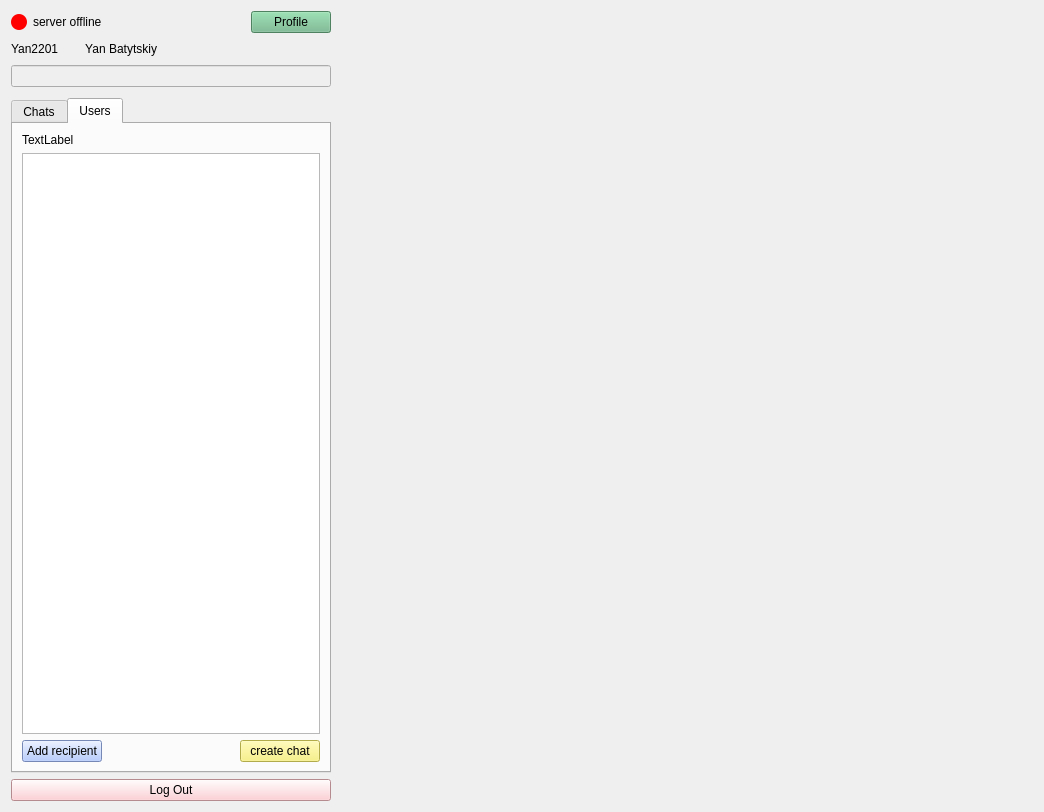
<?xml version="1.0" encoding="UTF-8"?>
<ui version="4.0">
 <class>ScreenMainWork</class>
 <widget class="QWidget" name="ScreenMainWork">
  <property name="geometry">
   <rect>
    <x>0</x>
    <y>0</y>
    <width>1044</width>
    <height>812</height>
   </rect>
  </property>
  <property name="sizePolicy">
   <sizepolicy hsizetype="Expanding" vsizetype="Expanding">
    <horstretch>0</horstretch>
    <verstretch>0</verstretch>
   </sizepolicy>
  </property>
  <property name="windowTitle">
   <string>Shark - 3.0Qt</string>
  </property>
  <layout class="QHBoxLayout" name="horizontalLayout_6" stretch="0,1">
   <item>
    <layout class="QVBoxLayout" name="verticalLayout_2">
     <item>
      <layout class="QHBoxLayout" name="horizontalLayout">
       <item>
        <widget class="QLabel" name="serverStatusLabelRound">
         <property name="sizePolicy">
          <sizepolicy hsizetype="Fixed" vsizetype="Fixed">
           <horstretch>0</horstretch>
           <verstretch>0</verstretch>
          </sizepolicy>
         </property>
         <property name="minimumSize">
          <size>
           <width>16</width>
           <height>16</height>
          </size>
         </property>
         <property name="maximumSize">
          <size>
           <width>16</width>
           <height>16</height>
          </size>
         </property>
         <property name="styleSheet">
          <string notr="true">background-color: red;
border-radius: 8px;</string>
         </property>
         <property name="text">
          <string/>
         </property>
        </widget>
       </item>
       <item>
        <widget class="QLabel" name="serverStatusLabel">
         <property name="sizePolicy">
          <sizepolicy hsizetype="Fixed" vsizetype="Fixed">
           <horstretch>0</horstretch>
           <verstretch>0</verstretch>
          </sizepolicy>
         </property>
         <property name="text">
          <string>server offline</string>
         </property>
        </widget>
       </item>
       <item>
        <spacer name="horizontalSpacer_3">
         <property name="orientation">
          <enum>Qt::Orientation::Horizontal</enum>
         </property>
         <property name="sizeHint" stdset="0">
          <size>
           <width>40</width>
           <height>20</height>
          </size>
         </property>
        </spacer>
       </item>
       <item>
        <widget class="QPushButton" name="ProfilePushButton">
         <property name="styleSheet">
          <string notr="true">background-color: rgb(109, 182, 136);</string>
         </property>
         <property name="text">
          <string>Profile</string>
         </property>
        </widget>
       </item>
      </layout>
     </item>
     <item>
      <layout class="QHBoxLayout" name="horizontalLayout_2">
       <item>
        <widget class="QLabel" name="loginLabel">
         <property name="sizePolicy">
          <sizepolicy hsizetype="Preferred" vsizetype="Fixed">
           <horstretch>0</horstretch>
           <verstretch>0</verstretch>
          </sizepolicy>
         </property>
         <property name="text">
          <string>Yan2201</string>
         </property>
        </widget>
       </item>
       <item>
        <spacer name="horizontalSpacer">
         <property name="orientation">
          <enum>Qt::Orientation::Horizontal</enum>
         </property>
         <property name="sizeType">
          <enum>QSizePolicy::Policy::Fixed</enum>
         </property>
         <property name="sizeHint" stdset="0">
          <size>
           <width>20</width>
           <height>20</height>
          </size>
         </property>
        </spacer>
       </item>
       <item>
        <widget class="QLabel" name="nameLabel">
         <property name="sizePolicy">
          <sizepolicy hsizetype="Preferred" vsizetype="Fixed">
           <horstretch>0</horstretch>
           <verstretch>0</verstretch>
          </sizepolicy>
         </property>
         <property name="text">
          <string>Yan Batytskiy</string>
         </property>
         <property name="alignment">
          <set>Qt::AlignmentFlag::AlignRight|Qt::AlignmentFlag::AlignTrailing|Qt::AlignmentFlag::AlignVCenter</set>
         </property>
        </widget>
       </item>
       <item>
        <spacer name="horizontalSpacer_5">
         <property name="orientation">
          <enum>Qt::Orientation::Horizontal</enum>
         </property>
         <property name="sizeType">
          <enum>QSizePolicy::Policy::Expanding</enum>
         </property>
         <property name="sizeHint" stdset="0">
          <size>
           <width>10</width>
           <height>20</height>
          </size>
         </property>
        </spacer>
       </item>
      </layout>
     </item>
     <item>
      <layout class="QHBoxLayout" name="horizontalLayout_3">
       <item>
        <widget class="QLineEdit" name="findLineEdit">
         <property name="enabled">
          <bool>false</bool>
         </property>
         <property name="sizePolicy">
          <sizepolicy hsizetype="Expanding" vsizetype="Minimum">
           <horstretch>0</horstretch>
           <verstretch>0</verstretch>
          </sizepolicy>
         </property>
         <property name="toolTipDuration">
          <number>-5</number>
         </property>
         <property name="text">
          <string/>
         </property>
        </widget>
       </item>
      </layout>
     </item>
     <item>
      <spacer name="verticalSpacer">
       <property name="orientation">
        <enum>Qt::Orientation::Vertical</enum>
       </property>
       <property name="sizeType">
        <enum>QSizePolicy::Policy::Fixed</enum>
       </property>
       <property name="sizeHint" stdset="0">
        <size>
         <width>20</width>
         <height>5</height>
        </size>
       </property>
      </spacer>
     </item>
     <item>
      <widget class="QTabWidget" name="mainWorkChatUserTabWidget">
       <property name="sizePolicy">
        <sizepolicy hsizetype="Fixed" vsizetype="Expanding">
         <horstretch>0</horstretch>
         <verstretch>0</verstretch>
        </sizepolicy>
       </property>
       <property name="minimumSize">
        <size>
         <width>320</width>
         <height>0</height>
        </size>
       </property>
       <property name="maximumSize">
        <size>
         <width>320</width>
         <height>16777215</height>
        </size>
       </property>
       <property name="currentIndex">
        <number>1</number>
       </property>
       <property name="elideMode">
        <enum>Qt::TextElideMode::ElideNone</enum>
       </property>
       <widget class="ScreenChatList" name="mainWorkTabChatsList">
        <property name="sizePolicy">
         <sizepolicy hsizetype="MinimumExpanding" vsizetype="Preferred">
          <horstretch>0</horstretch>
          <verstretch>0</verstretch>
         </sizepolicy>
        </property>
        <attribute name="title">
         <string>Chats</string>
        </attribute>
       </widget>
       <widget class="QWidget" name="mainWorkTabUsersList">
        <property name="sizePolicy">
         <sizepolicy hsizetype="MinimumExpanding" vsizetype="Preferred">
          <horstretch>0</horstretch>
          <verstretch>0</verstretch>
         </sizepolicy>
        </property>
        <attribute name="title">
         <string>Users</string>
        </attribute>
        <layout class="QVBoxLayout" name="verticalLayout">
         <item>
          <widget class="QLabel" name="addressBookLabel">
           <property name="text">
            <string>TextLabel</string>
           </property>
          </widget>
         </item>
         <item>
          <layout class="QHBoxLayout" name="horizontalLayout_5">
           <item>
            <widget class="QListView" name="mainWorkUsersList">
             <property name="sizePolicy">
              <sizepolicy hsizetype="Minimum" vsizetype="Expanding">
               <horstretch>0</horstretch>
               <verstretch>0</verstretch>
              </sizepolicy>
             </property>
            </widget>
           </item>
          </layout>
         </item>
         <item>
          <layout class="QHBoxLayout" name="horizontalLayout_4">
           <item>
            <widget class="QPushButton" name="addUserToChatPushButton">
             <property name="styleSheet">
              <string notr="true">background-color: rgb(164, 190, 255);</string>
             </property>
             <property name="text">
              <string>Add recipient</string>
             </property>
            </widget>
           </item>
           <item>
            <spacer name="horizontalSpacer_2">
             <property name="orientation">
              <enum>Qt::Orientation::Horizontal</enum>
             </property>
             <property name="sizeHint" stdset="0">
              <size>
               <width>40</width>
               <height>20</height>
              </size>
             </property>
            </spacer>
           </item>
           <item>
            <widget class="QPushButton" name="createNewChatPushButton">
             <property name="styleSheet">
              <string notr="true">background-color: rgb(249, 240, 107);</string>
             </property>
             <property name="text">
              <string>create chat</string>
             </property>
            </widget>
           </item>
          </layout>
         </item>
        </layout>
       </widget>
      </widget>
     </item>
     <item>
      <widget class="QPushButton" name="logOutPushButton">
       <property name="styleSheet">
        <string notr="true">background-color: rgb(255, 195, 201);</string>
       </property>
       <property name="text">
        <string>Log Out</string>
       </property>
      </widget>
     </item>
    </layout>
   </item>
   <item>
    <widget class="QStackedWidget" name="mainWorkRightStackedWidget">
     <property name="sizePolicy">
      <sizepolicy hsizetype="Expanding" vsizetype="Expanding">
       <horstretch>0</horstretch>
       <verstretch>0</verstretch>
      </sizepolicy>
     </property>
     <property name="currentIndex">
      <number>0</number>
     </property>
     <widget class="ScreenChatting" name="mainWorkPageChatting"/>
     <widget class="ScreenUserData" name="mainWorkPageUserDataView"/>
    </widget>
   </item>
  </layout>
 </widget>
 <customwidgets>
  <customwidget>
   <class>ScreenChatList</class>
   <extends>QWidget</extends>
   <header>screen_chat_list.h</header>
   <container>1</container>
  </customwidget>
  <customwidget>
   <class>ScreenChatting</class>
   <extends>QWidget</extends>
   <header>screen_chatting.h</header>
   <container>1</container>
  </customwidget>
  <customwidget>
   <class>ScreenUserData</class>
   <extends>QWidget</extends>
   <header>screen_user_data.h</header>
   <container>1</container>
  </customwidget>
 </customwidgets>
 <resources/>
 <connections/>
</ui>
